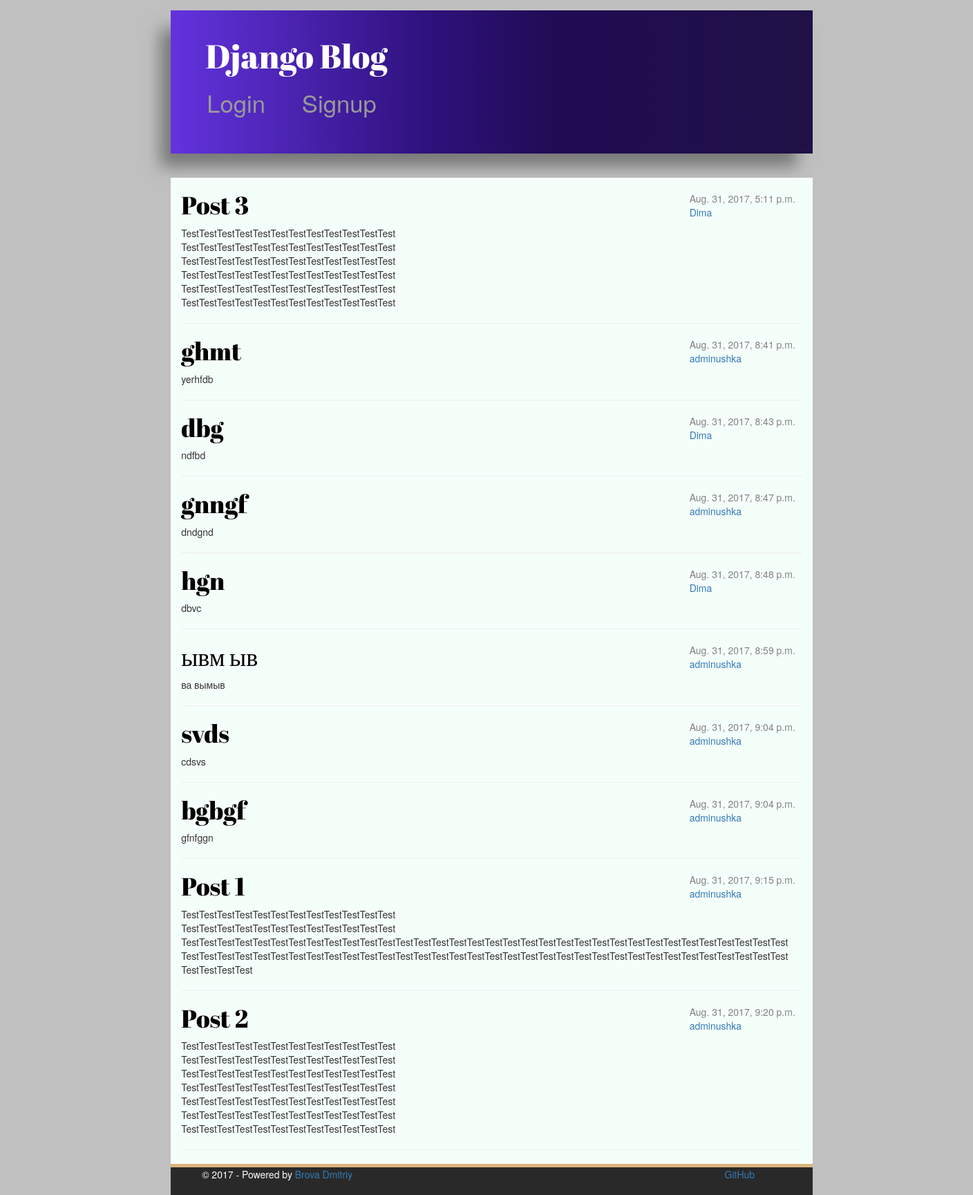
/, run on an earlier commit of the app's database.
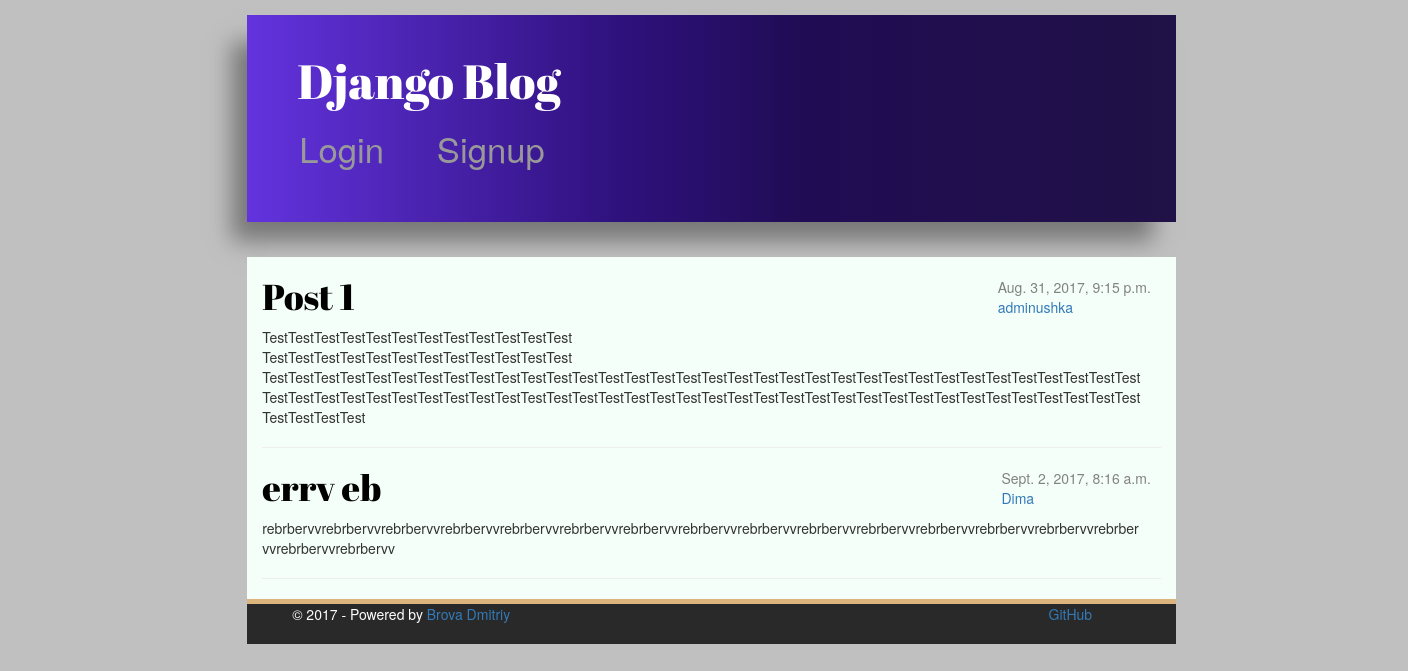
And on a later commit of the database.
### Spalah_Django/models.py (models this page shows, shortened)
class Post(models.Model):
    author = models.ForeignKey('auth.User')
    title = models.CharField(max_length=200)
    text = models.TextField()
    picture = models.FileField(upload_to='img/', blank=True, null=True)
    created_date = models.DateTimeField(
        default=timezone.now)
    published_date = models.DateTimeField(
        blank=True, null=True)

### Spalah_Django/views.py (the view)
# urls.py: url(r'^$', views.post_list, name='post_list'),
def post_list(request):
    posts = Post.objects.filter(published_date__lte=timezone.now()).order_by('published_date')
    return render(request, 'blog/post_list.html', {"posts": posts})

### templates/blog/post_list.html
{% extends 'blog/base.html' %}
{% block content %}
{% for post in posts %}
    <div class="post">
        <div class="date">
            {{ post.published_date }}<br><a>{{post.author}}</a>
        </div>
        <h1><a href="{% url 'post_detail' pk=post.pk %}">{{ post.title }}</a></h1>
        <p>{{ post.text|linebreaksbr|truncatewords:20 }}</p>
        <hr>
    </div>
{% endfor %}
{% endblock content %}

### templates/blog/base.html (shortened to what this page needs)
{% load staticfiles %}
<html lang="en">
<head>
</head>
<body>
<head>
    <link rel="stylesheet" href="//maxcdn.bootstrapcdn.com/bootstrap/3.2.0/css/bootstrap.min.css">
    <link rel="stylesheet" href="//maxcdn.bootstrapcdn.com/bootstrap/3.2.0/css/bootstrap-theme.min.css">
    <link rel="stylesheet" href="{% static 'css/apps.css'%}">
    <link rel="stylesheet" href="{% static 'css/nav.css'%}">
</head>
<body>
<div>
    <div class="content container" style="padding: 0px;">
        <div class="col-md-8 col-md-offset-2 page-header">
            <h1 class="site_name"><a href="/">Django Blog</a></h1>
            <ul class="nav_menu">
                        {% if not user.is_authenticated %}
                            <li><a href="{% url 'login' %}" class="top-menu">Login</a></li>
                        {% endif %}
                            <li><a href="{% url 'signup' %}" class="top-menu">Signup</a></li>
            </ul>
        </div>
    </div>
    <div class="content container">
        <div class="row">
            <div class="col-md-8 col-md-offset-2">
                {% block content %}
                {% endblock %}
            </div>
        </div>
    </div>
</div>
</body>
</body>
<div class="copyright col-md-8 col-md-offset-2">
    <div class="container" style="color: white;">
        <div class="col-md-4">
            © 2017 - Powered by <a href="https://github.com/dbrova15">Brova Dmitriy</a> </div>
        <div class="col-md-4 col-md-offset-1" style="padding-right: 40px;">
                <a href="https://github.com/dbrova15/Django_Blog" style="float: right;">GitHub</a>
        </div>
    </div>
</div>
</html>

### static/css/apps.css (style rules this page uses)
h1 a { color: #2E0694; font-family: 'Abril Fatface', cursive; }
body { padding-left: 15px; background-color: silver; }
p { word-wrap: break-word; margin-right: 15px }
.site_name { margin-left: 10px; }
.copyright { min-height: 40px; background-color: #000000; }
.page-header { background-color: #6333DE; margin-top: 15px; padding: 20px 20px 20px 40px; box-shadow: -19px 23px 22px -4px #777; border-bottom: none; background: linear-gradient(to right, #6333DE 0%, #2f117d 40%, #200c54 60%, #201146 100%); margin-bottom: 35px; }
.page-header h1, .page-header h1 a, .page-header h1 a:visited, .page-header h1 a:active { color: #ffffff; font-size: 36pt; text-decoration: none; }
.col-md-8 { background-color: mintcream; }
.content { width: unset; }
h1, h2, h3, h4 { font-family: 'Lobster', cursive; }
.date { float: right; color: #828282; margin-right: 10px; }
.top-menu, .top-menu:hover, .top-menu:visited { color: #ffffff; float: right; font-size: 26pt; margin-right: 20px; }
.post { margin-bottom: 10px; }
.post h1 a, .post h1 a:visited { color: #000000; }
.copyright { min-height:40px; background-color: hsla(0, 0%, 0%, 0.79); margin-top: 5px; box-shadow: 0 -5px 0px 0px rgba(240, 173, 78, 0.58); }

### static/css/nav.css (style rules this page uses)
.nav_menu { padding-left: 0px; margin: 20px 0; }
.nav_menu li { margin: 0 5px 10px 0; padding: 0; list-style: none; display: inline-block; *display:inline; }
.nav_menu a { padding: 3px 12px; text-decoration: none; color: #999; line-height: 100%; }

What changed in the data, as far as the page shows it:
removed Post: published_date "Aug. 31, 2017, 5:11 p.m.", author "Dima", title "Post 3", text "TestTestTestTestTestTestTestTestTestTestTestTest TestTestTestTestTestTestTestTestTestTestTestTest TestTestTestTestTestTestTestTestTestTestTestTest TestTestTestTestTestTestTestTestTestTestTestTest TestTestTestTestTestTestTestTestTestTestTestTest TestTestTestTestTestTestTestTestTestTestTestTest"
removed Post: published_date "Aug. 31, 2017, 8:41 p.m.", author "adminushka", title "ghmt", text "yerhfdb"
removed Post: published_date "Aug. 31, 2017, 8:43 p.m.", author "Dima", title "dbg", text "ndfbd"
removed Post: published_date "Aug. 31, 2017, 8:47 p.m.", author "adminushka", title "gnngf", text "dndgnd"
removed Post: published_date "Aug. 31, 2017, 8:48 p.m.", author "Dima", title "hgn", text "dbvc"
removed Post: published_date "Aug. 31, 2017, 8:59 p.m.", author "adminushka", title "ывм ыв", text "ва вымыв"
removed Post: published_date "Aug. 31, 2017, 9:04 p.m.", author "adminushka", title "svds", text "cdsvs"
removed Post: published_date "Aug. 31, 2017, 9:04 p.m.", author "adminushka", title "bgbgf", text "gfnfggn"
removed Post: published_date "Aug. 31, 2017, 9:20 p.m.", author "adminushka", title "Post 2", text "TestTestTestTestTestTestTestTestTestTestTestTest TestTestTestTestTestTestTestTestTestTestTestTest TestTestTestTestTestTestTestTestTestTestTestTest TestTestTestTestTestTestTestTestTestTestTestTest TestTestTestTestTestTestTestTestTestTestTestTest TestTestTestTestTestTestTestTestTestTestTestTest TestTestTestTestTestTestTestTestTestTestTestTest"
added Post: published_date "Sept. 2, 2017, 8:16 a.m.", author "Dima", title "errv eb", text "rebrbervvrebrbervvrebrbervvrebrbervvrebrbervvrebrbervvrebrbervvrebrbervvrebrbervvrebrbervvrebrbervvrebrbervvrebrbervvrebrbervvrebrbervvrebrbervvrebrbervv"
